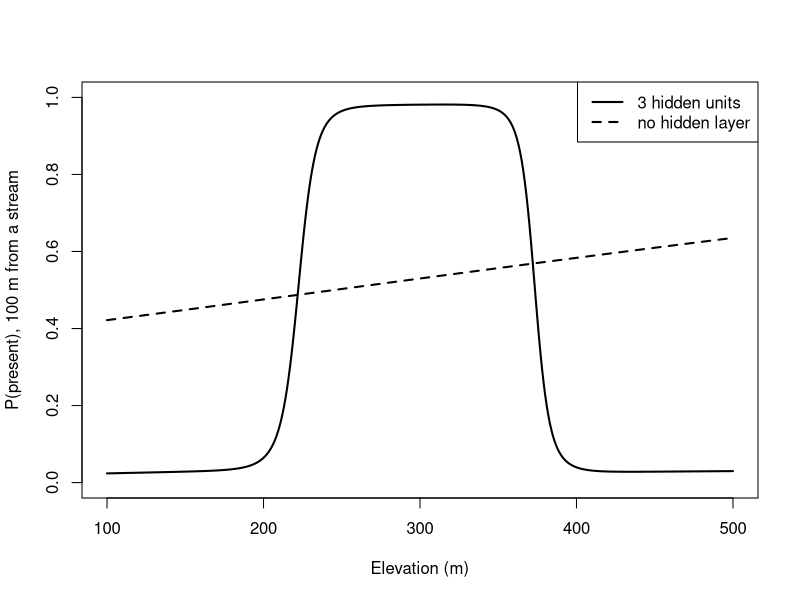

Here is the R script that generated this plot:
# =============================================================================
# GIS 713  ML III  -  Demo 4: Neural network basics with nnet
# =============================================================================
#   Part 1  One neuron (no hidden layer) is logistic regression
#   Part 2  A nonlinear habitat: why hidden units help
#   Part 3  Tune the two key settings: size and decay
#
# Data are simulated, so we know the right answer.
# Package: nnet (comes with R)
# =============================================================================

library(nnet)
set.seed(713)

accuracy <- function(observed, predicted) mean(observed == predicted)


# =============================================================================
# Part 1  One neuron (no hidden layer) is logistic regression
# =============================================================================
# Wetland presence (yes/no) depends on a wetness index and distance to road.

n <- 400
wet_data <- data.frame(wetness   = rnorm(n),
                       dist_road = runif(n, 0, 2))      # km
p_true <- plogis(-0.5 + 1.8 * wet_data$wetness - 1.0 * wet_data$dist_road)
wet_data$wetland <- factor(rbinom(n, 1, p_true), labels = c("no", "yes"))

# (a) Ordinary logistic regression
glm_fit <- glm(wetland ~ wetness + dist_road, data = wet_data, family = binomial)

# (b) A "network" with no hidden layer:
#     size = 0     -> no hidden units
#     skip = TRUE  -> connect the inputs straight to the output neuron
# If you have 0 hidden nodes then it just logisitic regression
nn_fit <- nnet(wetland ~ wetness + dist_road, data = wet_data,
               size = 0, skip = TRUE, trace = FALSE)

# Compare the coefficients: (Intercept) = bias "b->o", slopes = weights "i->o"
cbind(glm = coef(glm_fit), one_neuron = coef(nn_fit))
# Same numbers. A neural network is built from logistic regressions.


# =============================================================================
# Part 2  A nonlinear habitat: why hidden units help
# =============================================================================
# A salamander lives at MID elevations (220-380 m) and near streams.
# A single neuron can only draw one straight boundary, so it can't capture "mid".

make_habitat <- function(n) {
  d <- data.frame(elev        = runif(n, 100, 500),     # m
                  dist_stream = runif(n, 0, 1000))      # m
  suitable <- 2.5 * (d$elev > 220 & d$elev < 380) - 0.004 * d$dist_stream
  d$present <- factor(rbinom(n, 1, plogis(3 * (suitable - 0.5))),
                      labels = c("absent", "present"))
  d
}
train <- make_habitat(400)
test  <- make_habitat(5000)          # a big independent test set

# --- Step 1: scale the predictors (mean 0, sd 1) ---------------------------
# Neural networks need this; trees don't. Use the TRAINING means and sds for
# both data sets, so no information from the test set leaks into training.
# raw values have vastly different ranges 
predictors <- c("elev", "dist_stream")
means <- sapply(train[predictors], mean)
sds   <- sapply(train[predictors], sd)
scale_with <- function(d) {
  d[predictors] <- scale(d[predictors], center = means, scale = sds)
  d
}
train_s <- scale_with(train)
test_s  <- scale_with(test)

# --- Step 2: compare networks of different sizes ---------------------------
# no hidden layer (= logistic regression)
m0 <- nnet(present ~ elev + dist_stream, data = train_s,
           size = 0, skip = TRUE, trace = FALSE)
# one hidden layer with 3 units, a little weight decay
# maxit = maximum interations 
m3 <- nnet(present ~ elev + dist_stream, data = train_s,
           size = 3, decay = 0.01, maxit = 1000, trace = FALSE)
# one hidden layer with 30 units, no weight decay (prone to overfitting)
m30 <- nnet(present ~ elev + dist_stream, data = train_s,
            size = 30, decay = 0, maxit = 1000, trace = FALSE)

results <- data.frame(
  model    = c("no hidden layer", "3 hidden, decay 0.01", "30 hidden, decay 0"),
  train_acc = c(accuracy(train_s$present, predict(m0,  train_s, type = "class")),
                accuracy(train_s$present, predict(m3,  train_s, type = "class")),
                accuracy(train_s$present, predict(m30, train_s, type = "class"))),
  test_acc  = c(accuracy(test_s$present,  predict(m0,  test_s,  type = "class")),
                accuracy(test_s$present,  predict(m3,  test_s,  type = "class")),
                accuracy(test_s$present,  predict(m30, test_s,  type = "class"))))
results
# The 30-unit net is nearly perfect on the training data but no better on new
# data: that gap is overfitting.
# Model 3 has an overfitting issue 
# What did the 3-unit network learn? Predict over a grid of elevations,
# holding distance to stream at 100 m, and plot (on the original scale).
grid <- data.frame(elev = 100:500, dist_stream = 100)
grid$p_m0 <- predict(m0, scale_with(grid), type = "raw")
grid$p_m3 <- predict(m3, scale_with(grid), type = "raw")
plot(grid$elev, grid$p_m3, type = "l", lwd = 2, ylim = c(0, 1),
     xlab = "Elevation (m)", ylab = "P(present), 100 m from a stream")
lines(grid$elev, grid$p_m0, lwd = 2, lty = 2)
legend("topright", c("3 hidden units", "no hidden layer"), lty = 1:2, lwd = 2)

# Try it: refit m3 on the UNscaled data (train instead of train_s) and compare
# its test accuracy.


# =============================================================================
# Part 3  Tune size and decay with cross-validation
# =============================================================================
#   size  = number of hidden units (flexibility)
#   decay = penalty on large weights (smoothness; protects against overfitting)
# These points are independent random locations, so ordinary random folds are
# fine here. (Demo 5 shows why spatial data need spatial folds.)

# 5-fold CV, repeated 3 times with different random fold assignments.
# (One 5-fold split is noisy; repeating it gives a steadier answer.)
fold_sets <- lapply(1:3, function(r) sample(rep(1:5, length.out = nrow(train))))

# Returns the accuracy in each held-out fold (3 repeats x 5 folds = 15 values)
cv_accuracy <- function(size, decay) {
  fold_acc <- c()
  for (folds in fold_sets) for (k in 1:5) {
    fit_rows  <- train[folds != k, ]
    test_rows <- train[folds == k, ]
    # scale using the fitting rows only
    mu <- sapply(fit_rows[predictors], mean)
    s  <- sapply(fit_rows[predictors], sd)
    fit_rows[predictors]  <- scale(fit_rows[predictors],  center = mu, scale = s)
    test_rows[predictors] <- scale(test_rows[predictors], center = mu, scale = s)
    m <- nnet(present ~ elev + dist_stream, data = fit_rows, size = size,
              decay = decay, maxit = 1000, trace = FALSE)
    # computing the accuracy 
    fold_acc <- c(fold_acc, accuracy(test_rows$present, predict(m, test_rows, type = "class")))
  }
  fold_acc
}

# We need to create a grid to find the optimal combination of the two parameters 
# gives you 20 different hyperparameter combos that we need to fit 
tuning <- expand.grid(size = c(1, 2, 4, 8, 16), decay = c(0, 0.01, 0.1, 0.5))
fold_results <- mapply(cv_accuracy, tuning$size, tuning$decay)   # 15 rows, one column per setting
tuning$cv_acc <- colMeans(fold_results)
tuning$se     <- apply(fold_results, 2, sd) / sqrt(15)             # standard error
tuning[order(-tuning$cv_acc), ] # reordering them based on cv accuracy 

# Many settings score almost the same. One-standard-error rule: every setting
# within 1 SE of the best is "as good, within noise"; of those, pick the most
# regularized one (largest decay, then fewest hidden units).
# hyperparameter tuning by hand 
# packages like caret can automate this 
top     <- tuning[which.max(tuning$cv_acc), ]
as_good <- tuning[tuning$cv_acc >= top$cv_acc - top$se, ]
as_good
best <- as_good[order(-as_good$decay, as_good$size), ][1, ]
best

# Refit the chosen settings on ALL training data, then check on the test set.
# Networks start from random weights, so fit 5 and average their probabilities.
final_nets <- lapply(1:5, function(i)
  nnet(present ~ elev + dist_stream, data = train_s, size = best$size,
       decay = best$decay, maxit = 1000, trace = FALSE))
p_avg <- rowMeans(sapply(final_nets, predict, newdata = test_s, type = "raw"))
accuracy(test_s$present, ifelse(p_avg > 0.5, "present", "absent"))

# Questions:
#  * Which settings do badly, and why (look at size 1 and at decay 0)?
#  * Rerun Part 3 with a different seed. Does the top-scoring setting change?
#    Does the 1-SE choice change as much?
